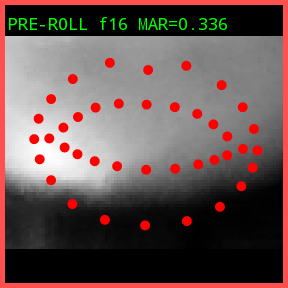
#> input picture clip_analysis_v30/clip_3/frame_0016.png, 288 x 288 px, found by its file name
$ python analyze_png.py
#> lines starting #> are read from the running program, lines starting #| are printed output that depends on the picture; long printed decimals are rounded
# -*- coding: utf-8 -*-
"""
Analisis piksel PNG DebugClipSaver: apakah berisi citra bibir (abu-abu) asli
atau hanya latar hitam + titik landmark merah.
"""
import os
from PIL import Image

BASE = r"D:\claudeCode\SilentVoice\clip_analysis"

FRAMES = [
    "clip_7\\frame_0016.png",   # mulut membuka lebar (MAR 0.50)
    "clip_7\\frame_0042.png",   # tengah ucapan (MAR 0.46)
    "clip_7\\frame_0001.png",   # pre-roll diam (MAR ~0.004)
    "clip_2\\frame_0016.png",   # clip_2 membuka (MAR 0.51)
    "clip_5\\frame_0030.png",   # mulut terbuka tahan (MAR 0.54)
    "clip_5\\resample_15.png",  # tengah 30-frame ONNX
    "clip_4\\frame_0018.png",   # mulut membuka cepat (MAR 0.40)
]


def analyze(path):
    im = Image.open(path).convert("RGB")
    W, H = im.size
    px = im.load()

    total = W * H
    red = 0          # piksel titik landmark (R jauh > G/B)
    gray_pix = 0     # piksel abu-asli (R==G==B dan bukan hitam pekat)
    gray_sum = 0
    blackish = 0     # r+g+b < 24 (hampir hitam)
    bw = 0
    for y in range(H):
        row_red = 0
        for x in range(W):
            r, g, b = px[x, y]
            if r > 170 and g < 120 and b < 120:
                row_red += 1
            elif abs(r - g) < 8 and abs(g - b) < 8:
                if r > 20:
                    g_pix = 1
                    gray_pix += 1
                    gray_sum += r
                else:
                    min_pix = 1
                    bw += 1
        red += row_red

    mean = gray_sum / max(1, gray_pix)
    return {
        "name": os.path.basename(path),
        "size": f"{W}x{H}",
        "red_pct": 100 * red / total,
        "gray_pix_pct": 100 * gray_pix / total,
        "gray_mean": round(mean, 1),
        "black_pct": 100 * bw / total,
    }


def ascii_map(path, cols=36, rows=22):
    """Downsample luminance jadi peta ASCII supaya 'terlihat' di terminal."""
    im = Image.open(path).convert("L").resize((cols, rows))
    px = im.load()
    ramp = " .:-=+*#%@"
    out = []
    for y in range(rows):
        line = ""
        for x in range(cols):
            v = px[x, y]
            line += ramp[min(9, v * 10 // 256)]
        out.append(line)
    return "\n".join(out)


for f in FRAMES:
    p = os.path.join(BASE, f)
    if not os.path.exists(p):
        print(f"TIDAK ADA: {f}")
        continue
    st = analyze(p)
#> after the loop in analyze, `for y in range(H):`: bw = 27562; gray_pix = 45034; gray_sum = 6280220; red = 8800
#> in analyze, `mean = gray_sum / max(1, gray_pix)`: mean = 139.5
#> st = {'name': 'clip_7\\frame_0016.png', 'size': '288x288', 'red_pct': 10.61, 'gray_pix_pct': 54.29, 'gray_mean': 139.5, 'black_pct': 33.23}
    print("=" * 60)
    print(f"{f}  {st['name']}")
#| clip_7\frame_0016.png  clip_7\frame_0016.png
    print(f"  titik merah: {st['red_pct']}% | abu-abu asli: {st['gray_pix_pct']}% "
          f"(mean {st['gray_mean']}) | hitam: {st['black_pct']}%")
#|   titik merah: 10.610% | abu-abu asli: 54.294% (mean 139.5) | hitam: 33.230%
    print(ascii_map(p))
#> in ascii_map, `im = Image.open(path).convert("L").resize((cols, rows))`:
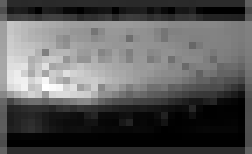
#> im: PIL image 36x22 L (shown 7 times larger); min 0, max 255, mean 90
#> after the loop in ascii_map, `for y in range(rows):`: out = 22 items
#> pass 2 of the loop `for f in FRAMES:`:
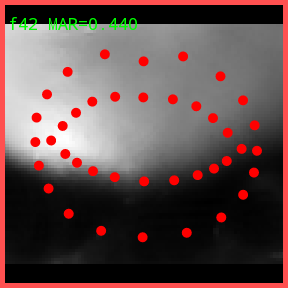
#> input picture clip_analysis_v30/clip_1/frame_0042.png, 288 x 288 px, found by its file name
#> after the loop in analyze (call 2), `for y in range(H):`: bw = 31789; gray_pix = 41178; gray_sum = 5678481; red = 8754
#> mean = 137.9
#> st = {'name': 'clip_7\\frame_0042.png', 'size': '288x288', 'red_pct': 10.55, 'gray_pix_pct': 49.65, 'gray_mean': 137.9, 'black_pct': 38.33}
#| clip_7\frame_0042.png  clip_7\frame_0042.png
#|   titik merah: 10.554% | abu-abu asli: 49.646% (mean 137.9) | hitam: 38.326%
#> in ascii_map (call 2), `im = Image.open(path).convert("L").resize((cols, rows))`:
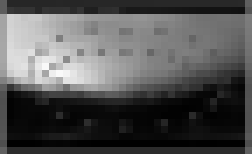
#> im: PIL image 36x22 L (shown 7 times larger); min 0, max 249, mean 83.5
#> pass 3 of the loop `for f in FRAMES:`:
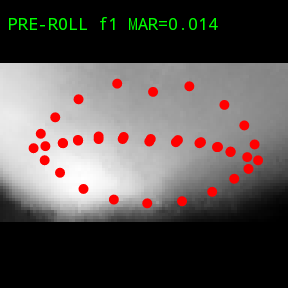
#> input picture clip_analysis_v30/clip_3/frame_0001.png, 288 x 288 px, found by its file name
#> after the loop in analyze (call 3), `for y in range(H):`: bw = 37656; gray_pix = 41353; gray_sum = 6656872; red = 2649
#> mean = 161
#> st = {'name': 'clip_7\\frame_0001.png', 'size': '288x288', 'red_pct': 3.19, 'gray_pix_pct': 49.86, 'gray_mean': 161, 'black_pct': 45.4}
#| clip_7\frame_0001.png  clip_7\frame_0001.png
#|   titik merah: 3.194% | abu-abu asli: 49.857% (mean 161.0) | hitam: 45.399%
#> in ascii_map (call 3), `im = Image.open(path).convert("L").resize((cols, rows))`:
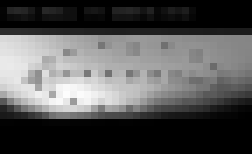
#> im: PIL image 36x22 L (shown 7 times larger); min 0, max 253, mean 85.2
#> the loop made 7 passes; the first 3 are shown
